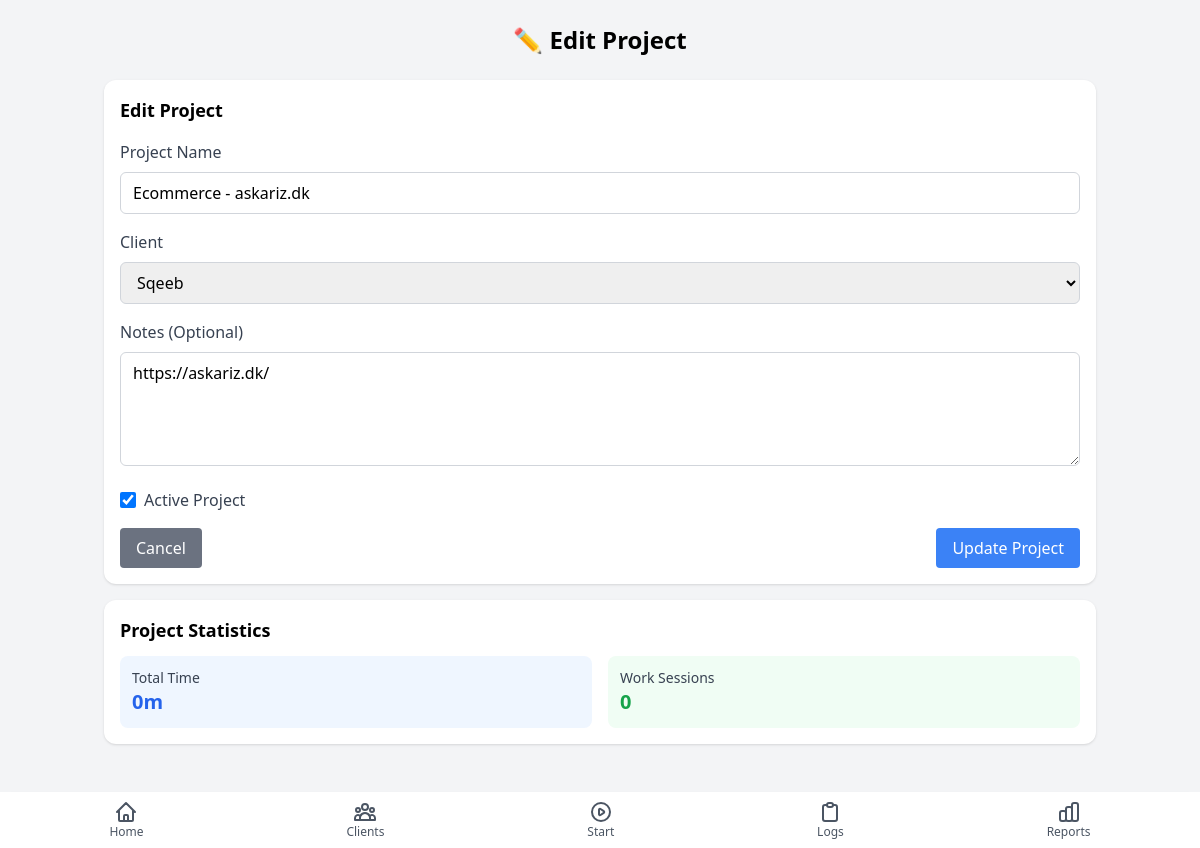
/edit_project.php?id=2, run on the app's committed database.
### tables this page shows
CREATE TABLE projects (
                project_id INTEGER PRIMARY KEY AUTOINCREMENT,
                client_id INTEGER NOT NULL,
                name TEXT NOT NULL,
                notes TEXT,
                is_active BOOLEAN DEFAULT 1,
                created_at TIMESTAMP DEFAULT CURRENT_TIMESTAMP,
                updated_at TIMESTAMP DEFAULT CURRENT_TIMESTAMP,
                FOREIGN KEY (client_id) REFERENCES clients (client_id) ON DELETE CASCADE
            );

CREATE TABLE clients (
                client_id INTEGER PRIMARY KEY AUTOINCREMENT,
                name TEXT NOT NULL,
                email TEXT,
                notes TEXT,
                created_at TIMESTAMP DEFAULT CURRENT_TIMESTAMP,
                updated_at TIMESTAMP DEFAULT CURRENT_TIMESTAMP
            );

### includes/functions.php (called while the page is built, shortened)
<?php
function formatDuration($minutes) {
    if ($minutes < 60) {
        return $minutes . "m";
    }
    $hours = floor($minutes / 60);
    $mins = $minutes % 60;
    return $hours . "h " . $mins . "m";
}

### edit_project.php (the view, shortened to what this page needs)
<?php
require_once 'includes/header.php';
$projectId = filter_var($_GET['id'] ?? 0, FILTER_VALIDATE_INT);
$pdo = getDbConnection();
try {
    $stmt = $pdo->prepare("
        SELECT
            p.*,
            c.name as client_name
        FROM projects p
        JOIN clients c ON p.client_id = c.client_id
        WHERE p.project_id = :project_id
    ");
    $stmt->execute([':project_id' => $projectId]);
    $project = $stmt->fetch(PDO::FETCH_ASSOC);
    $stmt = $pdo->prepare("
        SELECT COUNT(*) FROM work_sessions
        WHERE project_id = :project_id AND end_time IS NULL
    ");
    $stmt->execute([':project_id' => $projectId]);
    $hasActiveSession = $stmt->fetchColumn() > 0;
} catch (PDOException $e) {
    setFlashMessage('error', 'Database error: ' . $e->getMessage());
    header('Location: clients.php');
    exit;
}
$stmt = $pdo->query("SELECT client_id, name FROM clients ORDER BY name");
$clients = $stmt->fetchAll(PDO::FETCH_ASSOC);
?>
<div class="bg-white rounded-xl shadow p-4 mb-4">
    <h2 class="text-lg font-semibold mb-4">Edit Project</h2>
    <form method="POST" action="edit_project.php?id=<?php echo $projectId; ?>">
        <div class="mb-4">
            <label for="projectName" class="block text-gray-700 font-medium mb-2">Project Name</label>
            <input type="text" id="projectName" name="projectName" value="<?php echo htmlspecialchars($project['name']); ?>" class="w-full px-3 py-2 border border-gray-300 rounded-md focus:outline-none focus:ring-2 focus:ring-blue-500" required>
        </div>
        <div class="mb-4">
            <label for="clientSelect" class="block text-gray-700 font-medium mb-2">Client</label>
            <select id="clientSelect" name="clientSelect" class="w-full px-3 py-2 border border-gray-300 rounded-md focus:outline-none focus:ring-2 focus:ring-blue-500" required>
                <?php foreach ($clients as $client): ?>
                <option value="<?php echo $client['client_id']; ?>" <?php echo $project['client_id'] == $client['client_id'] ? 'selected' : ''; ?>>
                    <?php echo htmlspecialchars($client['name']); ?>
                </option>
                <?php endforeach; ?>
            </select>
        </div>
        <div class="mb-4">
            <label for="projectNotes" class="block text-gray-700 font-medium mb-2">Notes (Optional)</label>
            <textarea id="projectNotes" name="projectNotes" rows="4" class="w-full px-3 py-2 border border-gray-300 rounded-md focus:outline-none focus:ring-2 focus:ring-blue-500"><?php echo htmlspecialchars($project['notes'] ?? ''); ?></textarea>
        </div>
        <div class="mb-4">
            <label class="flex items-center">
                <input type="checkbox" name="isActive" class="h-4 w-4 text-blue-600 focus:ring-blue-500 border-gray-300 rounded" <?php echo $project['is_active'] ? 'checked' : ''; ?> <?php echo $hasActiveSession ? 'disabled' : ''; ?>>
                <span class="ml-2 text-gray-700">Active Project</span>
            </label>
        </div>
        <div class="flex justify-between">
            <a href="clients.php" class="bg-gray-500 hover:bg-gray-600 text-white py-2 px-4 rounded">
                Cancel
            </a>
            <button type="submit" class="bg-blue-500 hover:bg-blue-600 text-white py-2 px-4 rounded">
                Update Project
            </button>
        </div>
    </form>
</div>
<div class="bg-white rounded-xl shadow p-4 mb-4">
    <h2 class="text-lg font-semibold mb-3">Project Statistics</h2>
    <?php
    $stmt = $pdo->prepare("
        SELECT
            COUNT(*) as session_count,
            SUM(duration_minutes) as total_minutes,
            MIN(start_time) as first_session,
            MAX(start_time) as last_session
        FROM work_sessions
        WHERE project_id = :project_id
        AND duration_minutes IS NOT NULL
    ");
    $stmt->execute([':project_id' => $projectId]);
    $stats = $stmt->fetch(PDO::FETCH_ASSOC);
    ?>
    <div class="grid grid-cols-2 gap-4">
        <div class="bg-blue-50 p-3 rounded-lg">
            <h3 class="text-sm font-medium text-gray-700">Total Time</h3>
            <p class="text-xl font-bold text-blue-600"><?php echo formatDuration($stats['total_minutes'] ?? 0); ?></p>
        </div>
        <div class="bg-green-50 p-3 rounded-lg">
            <h3 class="text-sm font-medium text-gray-700">Work Sessions</h3>
            <p class="text-xl font-bold text-green-600"><?php echo $stats['session_count'] ?? 0; ?></p>
        </div>
    </div>
</div>
<?php
require_once 'includes/footer.php';
?>

### data on the page
projects: projectName "Ecommerce - askariz.dk", clientSelect "Sqeeb", projectNotes "https://askariz.dk/", is_active "☑"

### other printed values
formatDuration($stats['total_minutes'] ?? 0) "0m"
$stats['session_count'] "0"
